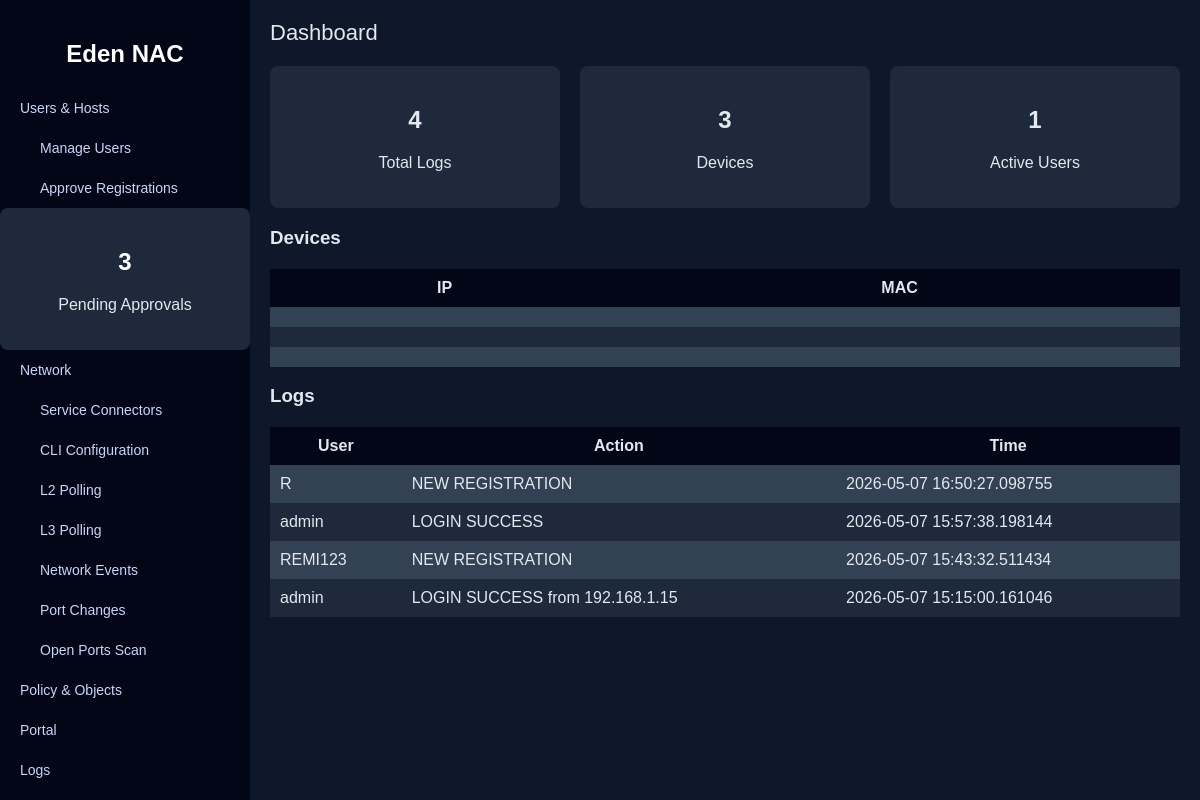
The page /dashboard (signed in) on the database its author committed.
### tables this page shows
CREATE TABLE devices (
        id INTEGER PRIMARY KEY AUTOINCREMENT,
        username TEXT,
        mac TEXT UNIQUE,
        ip TEXT,
        os TEXT,
        authenticated INTEGER DEFAULT 0,
        last_seen TIMESTAMP DEFAULT CURRENT_TIMESTAMP
    );

CREATE TABLE logs (
        id INTEGER PRIMARY KEY AUTOINCREMENT,
        username TEXT,
        action TEXT,
        time TEXT
    );

### app.py (the view)
@app.route("/dashboard")
def dashboard():
    if "admin" not in session:
        return redirect("/admin")
    conn = db()
    c = conn.cursor()
    c.execute(
        """
        SELECT *
        FROM logs
        ORDER BY id DESC
        """
    )
    logs = c.fetchall()
    c.execute(
        """
        SELECT *
        FROM devices
        ORDER BY id DESC
        """
    )
    devices = c.fetchall()
    c.execute(
        """
        SELECT COUNT(*)
        FROM users
        WHERE status='pending'
        """
    )
    pending = c.fetchone()[0]
    conn.close()
    return render_template(
        "admin/dashboard.html",
        logs=logs,
        devices=devices,
        pending_count=pending
    )

### app.py (called while the page is built)
def db():
    return sqlite3.connect("database.db")

### templates/admin/dashboard.html (shortened to what this page needs)
<!DOCTYPE html>
<html>
<head>
</head>
<body>
<div class="sidebar">
    <h2>Eden NAC</h2>
    <a href="#">Users & Hosts</a>
    <div class="submenu">
        <a href="/templates/users.html">Manage Users</a>
        <a href="#">Approve Registrations</a>
    </div>
    <div class="card">
    <h2>{{ pending_count }}</h2>
    <p>Pending Approvals</p>
</div>
    <a href="#">Network</a>
    <div class="submenu">
        <a href="#">Service Connectors</a>
        <a href="#">CLI Configuration</a>
        <a href="#">L2 Polling</a>
        <a href="#">L3 Polling</a>
        <a href="#">Network Events</a>
        <a href="#">Port Changes</a>
        <a href="#">Open Ports Scan</a>
    </div>
    <a href="#">Policy & Objects</a>
    <a href="#">Portal</a>
    <a href="#">Logs</a>
    <a href="#">System</a>
</div>
<div class="main">
    <div class="header">
        Dashboard
    </div>
    <div class="cards">
        <div class="card">
            <h2>{{ logs|length }}</h2>
            <p>Total Logs</p>
        </div>
        <div class="card">
            <h2>{{ devices|length }}</h2>
            <p>Devices</p>
        </div>
        <div class="card">
            <h2>1</h2>
            <p>Active Users</p>
        </div>
    </div>
    <h3>Devices</h3>
    {% if devices %}
    <table>
        <tr>
            <th>IP</th>
            <th>MAC</th>
        </tr>
        {% for d in devices %}
        <tr>
            <td>{{ d.ip }}</td>
            <td>{{ d.mac }}</td>
        </tr>
        {% endfor %}
    </table>
    {% else %}
    <p>No devices detected</p>
    {% endif %}
    <h3>Logs</h3>
    <table>
        <tr>
            <th>User</th>
            <th>Action</th>
            <th>Time</th>
        </tr>
        {% for log in logs %}
        <tr>
            <td>{{ log[1] }}</td>
            <td>{{ log[2] }}</td>
            <td>{{ log[3] }}</td>
        </tr>
        {% endfor %}
    </table>
</div>
</body>
</html>

### templates/admin/dashboard.html (style rules this page uses)
body { margin: 0; font-family: Arial, sans-serif; background-color: #0f172a; color: #e2e8f0; }
.sidebar { width: 250px; height: 100vh; background: #020617; position: fixed; padding-top: 20px; }
.sidebar h2 { text-align: center; color: white; }
.sidebar a { display: block; padding: 12px 20px; color: #cbd5f5; text-decoration: none; font-size: 14px; }
.submenu { padding-left: 20px; font-size: 13px; }
.main { margin-left: 250px; padding: 20px; }
.header { font-size: 22px; margin-bottom: 20px; }
.cards { display: flex; gap: 20px; }
.card { flex: 1; background: #1e293b; padding: 20px; border-radius: 8px; text-align: center; }
table { width: 100%; margin-top: 20px; border-collapse: collapse; background: #1e293b; }
th, td { padding: 10px; }
th { background: #020617; }
tr:nth-child(even) { background: #334155; }

### rows shown on the page
logs: username "R", action "NEW REGISTRATION", time "2026-05-07 16:50:27.098755"
logs: username "admin", action "LOGIN SUCCESS", time "2026-05-07 15:57:38.198144"
logs: username "REMI123", action "NEW REGISTRATION", time "2026-05-07 15:43:32.511434"
logs: username "admin", action "LOGIN SUCCESS from 192.168.1.15", time "2026-05-07 15:15:00.161046"

### other values the page prints
{{ pending_count }} "3"
{{ logs|length }} "4"
{{ devices|length }} "3"
